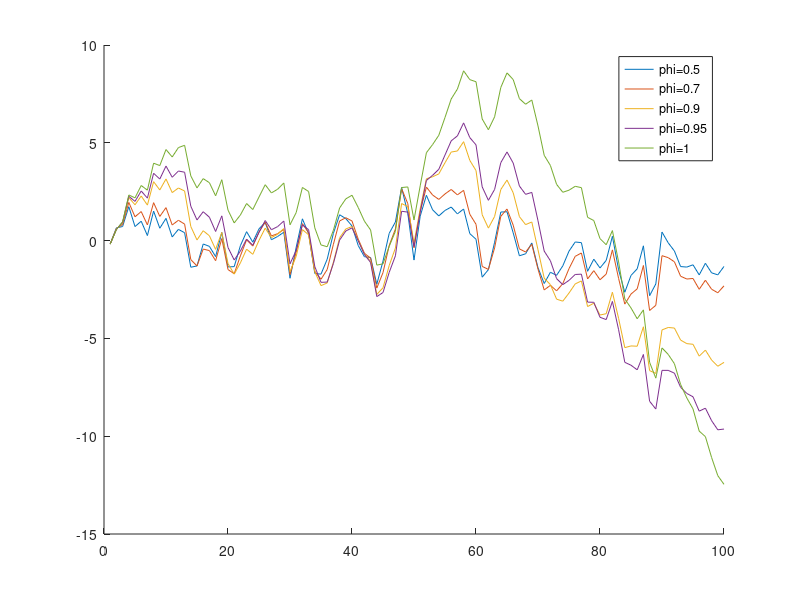

Write MATLAB code to recreate this figure. (Note: this script raises an error after producing the figure.)
%% MODELOS AUTOREGRESIVOS

clear
clc

% SIMULACION DE PROCESOS AR(1)

phi=[0.5 0.7 0.9 0.95 1];
n=size(phi,2);

epsilon=normrnd(0,1,101,1);
T=size(epsilon,1);

Y=zeros(T,n);

% Cambiar los puntos de partida
%partida=normrnd(0,1,1,n);
% Reemplazo de la primera fila
%Y(1,:)=partida;

% Lo anterior en una sola fila
%Y=[normrnd(0,1,1,n);zeros(T-1,n)];

% CONSTRUYENDO LAS SERIES
for k=1:n
    for t=2:T
        Y(t,k)=phi(1,k)*Y(t-1,k)+epsilon(t,1);
    end
end

H=line([1:100]',Y(2:101,:));

a=get(H);
set(H(1),'DisplayName','phi=0.5');
set(H(2),'DisplayName','phi=0.7');
set(H(3),'DisplayName','phi=0.9');
set(H(4),'DisplayName','phi=0.95');
set(H(5),'DisplayName','phi=1');
legend('show');

% DENSIDAD DEL PARAMETRO DE PERSISTENCIA DE UN AR(1) 

clear
clc

phi=1;
T=101;
ro=zeros(T-1,1);
tstats=zeros(T-1,1);

for r=1:T-1
y_t=zeros(T,1);
y_t_lag=zeros(T,1);
y_t_lag(y_t_lag(:)<=0)=NaN;
for t=1:T-1
%CREANDO PROCESO AR(1) y REZAGO    
epsilon=normrnd(0,1,T,1);
y_t(t+1,1)=phi*y_t(t,1)+epsilon(t+1,1);
y_t_lag(t+1,1)=y_t(t);
end
%ESTIMANDO
[b_t,~,~,~,stats]=regress(y_t(2:101,:),y_t_lag(2:101,:));
ro(r)=b_t(1,1);
%CREANDO T-ESTADISTICOS PARA PRUEBA DE phi=1
tstats(r)=(ro(r)-1)/sqrt(((y_t_lag(2:101,:)'*y_t_lag(2:101,:))^(-1))*stats(1,4));
end

[f_ts,tsi]=ksdensity(tstats);
norm_i=pdf('Normal',tsi,0,1);
figure()
plot(tsi,f_ts), hold on
plot(tsi,norm_i)

% PROBLEMAS DE POTENCIA DEL TEST ADF

clear
clc

clear
clc

phi=0.95;
T=101;
rejects=zeros(T-1,1);

for r=1:T-1
y_t=zeros(T,1);
for t=1:T-1
%CREANDO PROCESO AR(1) y REZAGO    
epsilon=normrnd(0,1,T,1);
y_t(t+1,1)=phi*y_t(t,1)+epsilon(t+1,1);
end
%TEST ADF
yts=timeseries(y_t(2:101),1:100,'name','AR(1)');
h=adftest(yts);
rejects(r)=h;
end

power=(1-(sum(rejects(:))/size(rejects)))*100;
